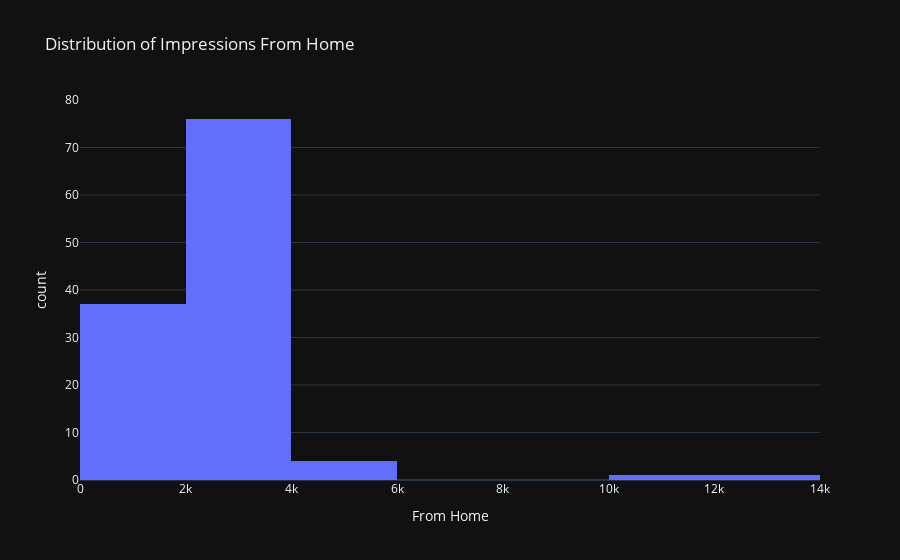
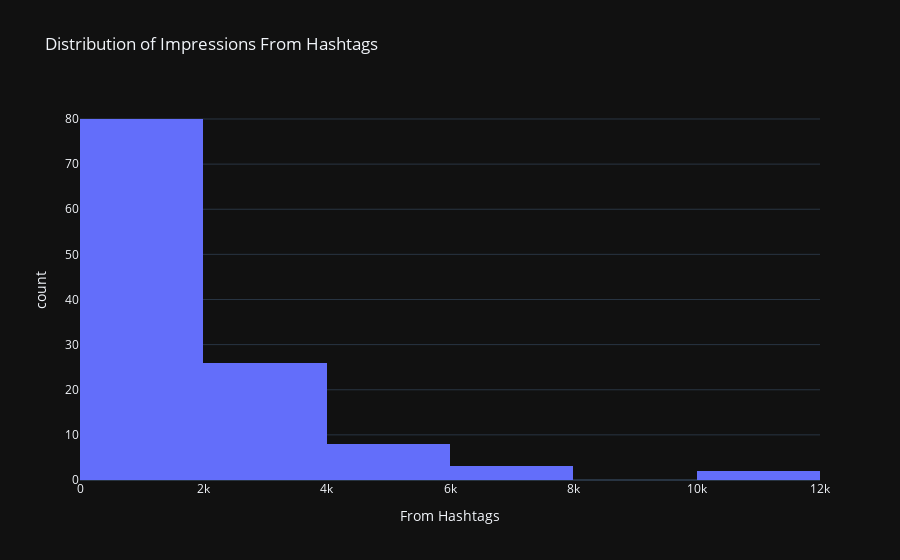
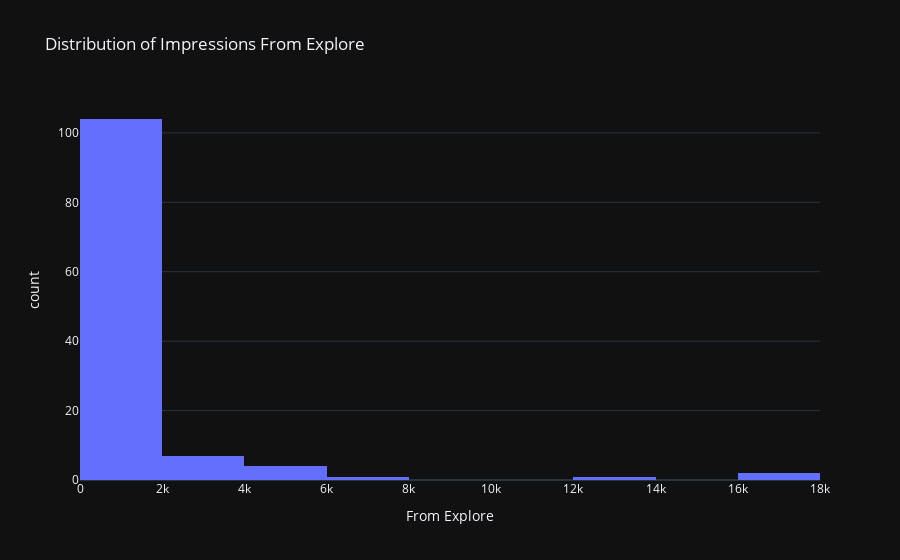

Here is the notebook cell these charts were saved with, in order:
### Code cell
fig_1.show()
fig_2.show()
fig_3.show()

### Figure 1 — Plotly figure (JSON) as saved in the notebook; plotly's stock layout.template omitted (floating-point values rounded to 4 significant figures)
{"data": [{"alignmentgroup": "True", "bingroup": "x", "hovertemplate": "From Home=%{x}<br>count=%{y}<extra></extra>", "legendgroup": "", "marker": {"color": "#636efa", "pattern": {"shape": ""}}, "name": "", "nbinsx": 10, "offsetgroup": "", "orientation": "v", "showlegend": false, "type": "histogram", "x": [2586, 2727, 2085, 2700, 1704, 2046, 1543, 2071, 2384, 2609, 1597, 2414, 2168, 2524, 2525, 2017, 3401, 1979, 2177, 1338, 1304, 2415, 3065, 2608, 2406, 2195, 2275, 2541, 2244, 2034, 1977, 1975, 2879, 2278, 2679, 1659, 1774, 2123, 1308, 1466, 3144, 2331, 2746, 2207, 2632, 3050, 1747, 2108, 2782, 4137, 1945, 2569, 1716, 2812, 3152, 2415, 2125, 1975, 1910, 2508, 1780, 2190, 1711, 1663, 3717, 1502, 2357, 3152, 2125, 1570, 1975, 1323, 2509, 1782, 2225, 1179, 2106, 2454, 1926, 2597, 2252, 2673, 2017, 3401, 1979, 2177, 1338, 1747, 2108, 2782, 4137, 1945, 2608, 2406, 2195, 2275, 2541, 2244, 2034, 2643, 2000, 2261, 1807, 2032, 2517, 2099, 1855, 1817, 2816, 2449, 3813, 1658, 4439, 2371, 5185, 1923, 1133, 11815, 13473], "xaxis": "x", "yaxis": "y"}], "layout": {"barmode": "relative", "legend": {"tracegroupgap": 0}, "title": {"text": "Distribution of Impressions From Home"}, "xaxis": {"anchor": "y", "domain": [0, 1], "title": {"text": "From Home"}}, "yaxis": {"anchor": "x", "domain": [0, 1], "title": {"text": "count"}}}}

### Figure 2 — Plotly figure (JSON) as saved in the notebook; plotly's stock layout.template omitted (floating-point values rounded to 4 significant figures)
{"data": [{"alignmentgroup": "True", "bingroup": "x", "hovertemplate": "From Hashtags=%{x}<br>count=%{y}<extra></extra>", "legendgroup": "", "marker": {"color": "#636efa", "pattern": {"shape": ""}}, "name": "", "nbinsx": 10, "offsetgroup": "", "orientation": "v", "showlegend": false, "type": "histogram", "x": [1028, 1838, 1188, 621, 255, 1214, 599, 628, 857, 1104, 411, 476, 1274, 212, 5799, 2351, 278, 707, 3450, 655, 362, 745, 1254, 201, 1260, 1248, 2975, 116, 1278, 771, 4604, 1721, 139, 1460, 2803, 796, 435, 1482, 809, 411, 11817, 2195, 869, 1109, 616, 969, 1693, 583, 1938, 3551, 794, 4221, 1058, 2974, 6564, 802, 2249, 1018, 1880, 166, 3090, 4036, 2429, 1284, 841, 1423, 442, 6610, 2250, 1518, 1019, 1699, 183, 3212, 4041, 1527, 7761, 1590, 349, 2376, 1674, 2003, 2351, 278, 707, 3450, 655, 1693, 583, 1938, 3551, 794, 201, 1260, 1248, 2975, 116, 1278, 771, 2006, 2053, 5055, 1085, 911, 2660, 2986, 4156, 10008, 2769, 2141, 362, 694, 747, 1624, 3041, 1368, 1538, 3147, 4176], "xaxis": "x", "yaxis": "y"}], "layout": {"barmode": "relative", "legend": {"tracegroupgap": 0}, "title": {"text": "Distribution of Impressions From Hashtags"}, "xaxis": {"anchor": "y", "domain": [0, 1], "title": {"text": "From Hashtags"}}, "yaxis": {"anchor": "x", "domain": [0, 1], "title": {"text": "count"}}}}

### Figure 3 — Plotly figure (JSON) as saved in the notebook; plotly's stock layout.template omitted (floating-point values rounded to 4 significant figures)
{"data": [{"alignmentgroup": "True", "bingroup": "x", "hovertemplate": "From Explore=%{x}<br>count=%{y}<extra></extra>", "legendgroup": "", "marker": {"color": "#636efa", "pattern": {"shape": ""}}, "name": "", "nbinsx": 10, "offsetgroup": "", "orientation": "v", "showlegend": false, "type": "histogram", "x": [619, 1174, 0, 932, 279, 329, 333, 500, 248, 178, 162, 185, 673, 201, 208, 298, 128, 341, 153, 276, 249, 676, 2081, 121, 861, 541, 45, 51, 326, 115, 48, 60, 1239, 521, 562, 29, 59, 332, 45, 37, 564, 318, 589, 199, 468, 181, 72, 76, 2237, 2355, 84, 796, 84, 468, 617, 545, 354, 244, 492, 360, 69, 48, 36, 166, 1716, 182, 250, 623, 362, 174, 245, 182, 446, 213, 158, 157, 248, 192, 217, 412, 360, 433, 298, 128, 341, 153, 276, 72, 76, 2237, 2355, 84, 121, 861, 541, 45, 51, 326, 115, 1068, 988, 300, 463, 857, 737, 5634, 703, 5192, 900, 12389, 1135, 2036, 5762, 6000, 5352, 2266, 1367, 17414, 16444], "xaxis": "x", "yaxis": "y"}], "layout": {"barmode": "relative", "legend": {"tracegroupgap": 0}, "title": {"text": "Distribution of Impressions From Explore"}, "xaxis": {"anchor": "y", "domain": [0, 1], "title": {"text": "From Explore"}}, "yaxis": {"anchor": "x", "domain": [0, 1], "title": {"text": "count"}}}}
